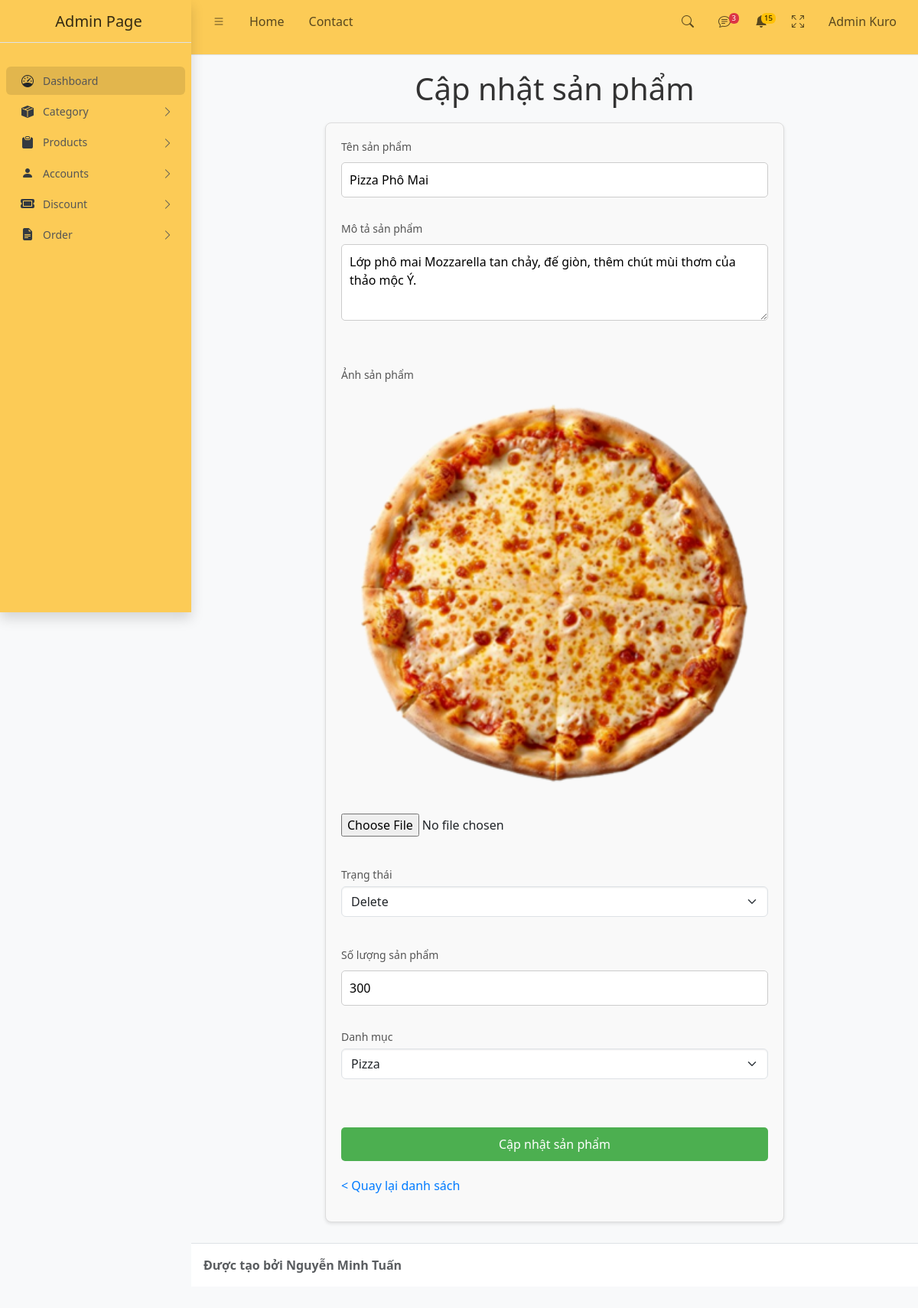
The page /index.php?act=editproduct&product_id=2 (signed in) on the database its author committed.
### tables this page shows
CREATE TABLE `product` (
  `product_id` int NOT NULL,
  `product_name` varchar(256) NOT NULL,
  `description` text NOT NULL,
  `product_image` varchar(256) NOT NULL,
  `product_status` enum('available','unavailable','delete') NOT NULL,
  `product_totalQuantity` int NOT NULL,
  `category_id` int NOT NULL
);

CREATE TABLE `category` (
  `category_id` int NOT NULL,
  `category_name` varchar(256) NOT NULL
);

### config/conn.php (called while the page is built)
<?php
function connectDB()
{
    $host = "mysql:host=localhost;dbname=ktk;charset=utf8";
    $user = "root";
    $pass = "";
    try {
        $conn = new PDO($host, $user, $pass);
        return $conn;
    } catch (PDOException $e) {
        echo "lỗi kết nối " . $e->getMessage();
    }
}
function view($view, $data = [])
{
    extract($data);
    include_once "views/$view.php";
}
?>

### controller/admin/productController.php (called while the page is built, shortened)
<?php
class productController
{
    public function editProduct()
    {
        $category = (new category)->all();
        $product_id = $_GET['product_id'];
        $productModel = new Product();
        $product = $productModel->getProductById($product_id);
        view('admin/form-edit-product', ['product' => $product, 'category' => $category]);
    }
}

### model/admin/product.php (called while the page is built, shortened)
<?php
class product
{
    public $conn = null;
    public function __construct()
    {
        $this->conn = connectDB();
    }
    public function getProductById($product_id)
    {
        $sql = "SELECT * FROM product WHERE product_id = :product_id";
        $stmt = $this->conn->prepare($sql);
        $stmt->bindParam(':product_id', $product_id, PDO::PARAM_INT);
        $stmt->execute();
        return $stmt->fetch(PDO::FETCH_ASSOC);
    }
}

### model/admin/category.php (called while the page is built, shortened)
<?php
class category
{
    public $conn = null;
    public function __construct()
    {
        $this->conn = connectDB();
    }
    public function all()
    {
        $sql = "SELECT * FROM category";
        $stmt = $this->conn->prepare($sql);
        $stmt->execute();
        $result = $stmt->fetchAll(PDO::FETCH_ASSOC);
        return $result;
    }
}

### views/admin/form-edit-product.php (the view, shortened to what this page needs)
<!DOCTYPE html>
<html lang="en">
<head>
    <?php require_once "component/admin/link.php" ?>
</head>
<body class="layout-fixed sidebar-expand-lg bg-body-tertiary">
    <div class="app-wrapper">
        <?php require_once "component/admin/header.php" ?>
        <?php require_once "component/admin/sidebar.php" ?>
        <main class="app-main">
            <div>
                <h1>Cập nhật sản phẩm</h1>
                <form action="?act=updateproduct" method="post" enctype="multipart/form-data" onsubmit="return validateProductForm()">
                    <div>
                        <p>Tên sản phẩm</p>
                        <input type="text" id="product_name" name="product_name" value="<?= $product['product_name']; ?>">
                    </div>
                    <div>
                        <p>Mô tả sản phẩm</p>
                        <textarea id="description" style="height: 100px" name="description"><?= $product['description']; ?></textarea>
                    </div>
                    <br>
                    <div>
                        <p>Ảnh sản phẩm</p>
                        <img src="assets/images/<?= $product['product_image'] ?>" alt="">
                        <input type="file" id="product_image" name="product_image">
                    </div>
                    <br>
                    <div>
                        <p>Trạng thái</p>
                        <select class="form-select" name="product_status">
                            <option value="Delete" <?= $product['product_status'] == 'available' ? 'selected' : ''; ?>>Delete</option>
                        </select>
                    </div>
                    <br>
                    <div>
                        <p>Số lượng sản phẩm</p>
                        <input type="number" id="product_totalQuantity" name="product_totalQuantity" min="1" value="<?= $product['product_totalQuantity']; ?>">
                    </div>
                    <div>
                        <p>Danh mục</p>
                        <select class="form-select" name="category_id">
                            <?php foreach ($category as $categorys) : ?>
                                <option value="<?= $categorys["category_id"]  ?>" <?= ($categorys["category_id"] == $product["category_id"]) ? 'selected' : '' ?>>
                                    <?= $categorys["category_name"]  ?>
                                </option>
                            <?php endforeach ?>
                        </select>
                    </div>
                    <br>
                    <br>
                    <div>
                        <button type="submit">Cập nhật sản phẩm</button>
                    </div>
                    <div style="margin-top: 20px">
                        <a href="?act=listproduct" style="color: #007bff; text-decoration: none;">&lt; Quay lại danh sách</a>
                    </div>
                </form>
            </div>
        </main>
        <?php require_once "component/admin/footer.php" ?>
    </div>
</body>
</html>

### views/admin/form-edit-product.php (style rules this page uses)
form { max-width: 600px; margin: 0 auto; padding: 20px; background-color: #f9f9f9; border: 1px solid #ddd; border-radius: 8px; box-shadow: 0 2px 4px rgba(0, 0, 0, 0.1); }
h1 { text-align: center; margin-block: 20px; color: #333; }
img { width: 100%; }
input[type="text"], input[type="number"], textarea, select { width: 100%; padding: 10px; margin-top: 5px; margin-bottom: 15px; border: 1px solid #ccc; border-radius: 5px; font-size: 16px; box-sizing: border-box; }
button { width: 100%; padding: 10px; background-color: #4CAF50; color: white; font-size: 16px; border: none; border-radius: 5px; cursor: pointer; }
p { margin: 0 0 5px; font-size: 14px; color: #555; }
select { height: 40px; }
div { margin-bottom: 15px; }

### rows shown on the page
product: product_name "Pizza Phô Mai", description "Lớp phô mai Mozzarella tan chảy, đế giòn, thêm chút mùi thơm của thảo mộc Ý.", product_image (picture), product_status "Delete", product_totalQuantity "300", category_id "Pizza"
